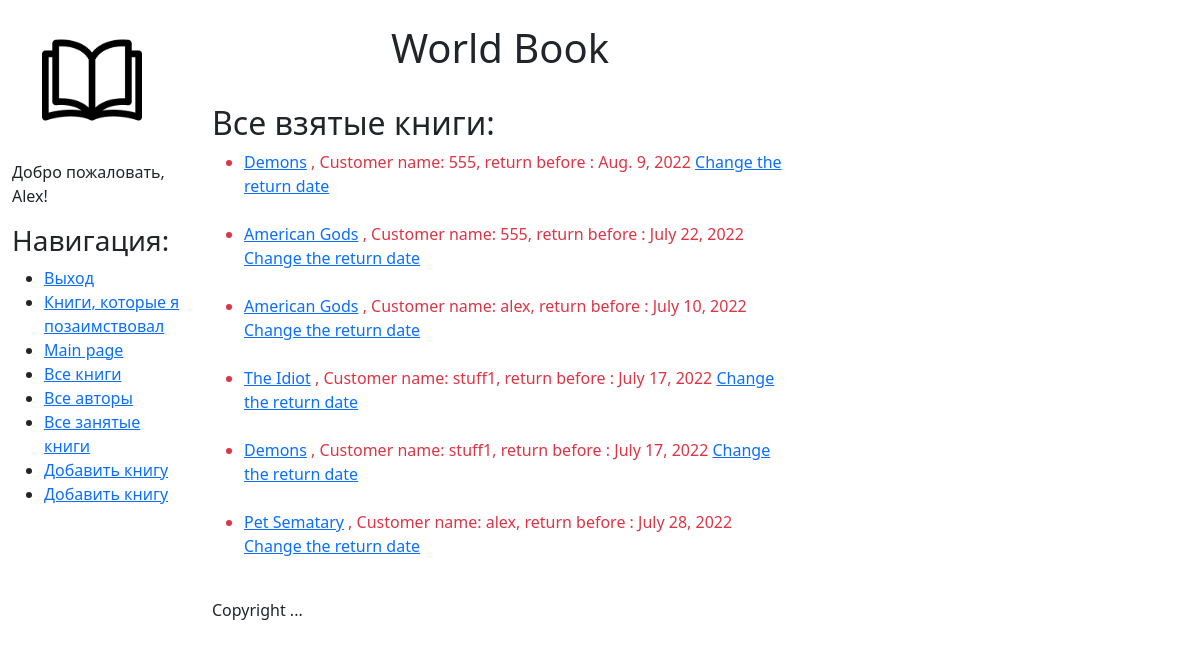
Page /allborrowedbooks (signed in) on the committed database.
### catalog/models.py (models this page shows, shortened)
class BookInstance(models.Model):
    book = models.ForeignKey('Book', on_delete=models.CASCADE, null=True, )
    inv_num = models.CharField(max_length=20, null=True,
                               help_text="Enter inventory number")
    imprint = models.CharField(max_length=200,
                               help_text="Enter publisher and publish date",
                               verbose_name="Publisher")
    status = models.ForeignKey('Status', on_delete=models.PROTECT,
                               null=True, help_text="Change status",
                               verbose_name="Status of the book")
    due_back = models.DateField(null=True, blank=True,
                                help_text="Enter date of status ending",
                                verbose_name="Status ending date")
    borrower = models.ForeignKey(User, on_delete=models.SET_NULL, null=True, blank=True)
    class Meta:
        permissions = (("can_mark_returned", "Set book as returned"),)
    @property
    def is_overdue(self):
        if self.due_back and date.today() > self.due_back:
            return True
        return False

class Book(models.Model):
    title = models.CharField(max_length=200,
                             help_text="Enter the title",
                             verbose_name="Book title")
    genre = models.ForeignKey('Genre', on_delete=models.PROTECT,
                              help_text="Choose the genre",
                              verbose_name="The book's genre",
                              null=True)
    language = models.ForeignKey('Language', on_delete=models.PROTECT,
                                 help_text="Choose language",
                                 verbose_name="The book's language", null=True)
    author = models.ManyToManyField('Author',
                                    help_text="Select the author",
                                    verbose_name="Book's author")
    summary = models.TextField(max_length=1000,
                               help_text="Enter a short description",
                               verbose_name="Annotation")
    isbn = models.CharField(max_length=13,
                            help_text="Should be 13 symbols",
                            verbose_name="ISBN of the book")
    def display_author(self):
        """Display the author's last name"""
        return ', '.join([author.last_name for author in self.author.all()])
    display_author.short_description = 'Authors'

### catalog/views.py (the view)
# urls.py: path('allborrowedbooks', views.AllBorrowedBooksListView.as_view(), name='all-borrowed'),
class AllBorrowedBooksListView(PermissionRequiredMixin, generic.ListView):
    model = BookInstance
    template_name = 'catalog/allborrowedbooks.html'
    paginate_by = 10
    permission_required = 'catalog.can_mark_returned'
    def get_queryset(self):
        return BookInstance.objects.filter(status__exact='5')

### catalog/templates/catalog/allborrowedbooks.html
{%extends 'catalog/base.html'%}
{%block content%}
    <h2>Все взятые книги:</h2>
    {% if bookinstance_list %}
    <ul>
    {%for bookinst in bookinstance_list%}
        <li class="{%if bookinst.is_overdue%}text-danger {% endif %}">
            <a href="{%url 'detail_view' bookinst.book.pk%}">{{bookinst.book.title}}</a>
            , Customer name: {{bookinst.borrower}}, return before : {{bookinst.due_back}} <a href="{% url 'renew-book-librarian' bookinst.pk%}">Change the return date </a>
        </li>
        <br>
    {%endfor%}
    </ul>
    {%else%}
        <p>There are no books borrowed yet!</p>
    {% endif %}
{%endblock content%}

### catalog/templates/catalog/base.html (shortened to what this page needs)
<!DOCTYPE html>
<html lang="en">
<head>
  <link rel="stylesheet" href="https://cdn.jsdelivr.net/npm/bootstrap@5.1.3/dist/css/bootstrap.min.css">
  {% load static %}
  <link rel="stylesheet" href="{% static 'css/styles.css' %}">
</head>
<body>
  <div class="container-fluid">
    <div class="row">
      <div class="col-sm-2">
          {% block sidebar %}
          <img src="{% static 'img/logo.png' %}" style="margin: 30px; width:100px; height:100px;" align="absmiddle">
          {% if user.is_authenticated %}
            <p>Добро пожаловать, {{user.get_username.title}}!</p>
          {% endif %}
          <h3>Навигация: </h3>
              <ul class="sidebar-nav">
                {% if user.is_authenticated %}
                  <li><a href="{% url 'logout'%}?next={{request.path}}">Выход</a></li>
                  <li><a href="{% url 'my-borrowed'%}?next={{request.path}}">Книги, которые я позаимствовал </a></li>
                {% else %}
                  <li><a href="{% url 'login'%}?next={{request.path}}">Login</a></li>
                {% endif %}
                  <li><a href="{% url 'index'       %}">Main page</a></li>
                  <li><a href="{% url 'book_list'   %}">Все книги</a></li>
                  <li><a href="{% url 'author_list' %}">Все авторы</a></li>
                  {% if user.is_staff %}
                    <li><a href="{% url 'all-borrowed' %}">Все занятые книги</a></li>
                    <li><a href="{% url 'author_create' %}">Добавить книгу</a></li>
                    <li><a href="{% url 'book_create' %}">Добавить книгу</a></li>
                  {% endif %}
              </ul>
          {% endblock sidebar%}
      </div>
      <div class="col-sm-6">
          <br>
          <h1 class="text-center">World Book</h1>
          <br>
          {% block content %}
          {% endblock content%}
          {% block footer %}
             {% block copyright %}
                <p>Copyright ...</p>
             {% endblock %}
          {% endblock %}
      </div>
    </div>
  </div>
</body>
</html>

### rows in the picture
BookInstance: book "Demons", borrower "555", due_back "Aug. 9, 2022"
BookInstance: book "American Gods", borrower "555", due_back "July 22, 2022"
BookInstance: book "American Gods", borrower "alex", due_back "July 10, 2022"
BookInstance: book "The Idiot", borrower "stuff1", due_back "July 17, 2022"
BookInstance: book "Demons", borrower "stuff1", due_back "July 17, 2022"
BookInstance: book "Pet Sematary", borrower "alex", due_back "July 28, 2022"

### other values in the picture
{{ user.get_username.title }} "Alex"
